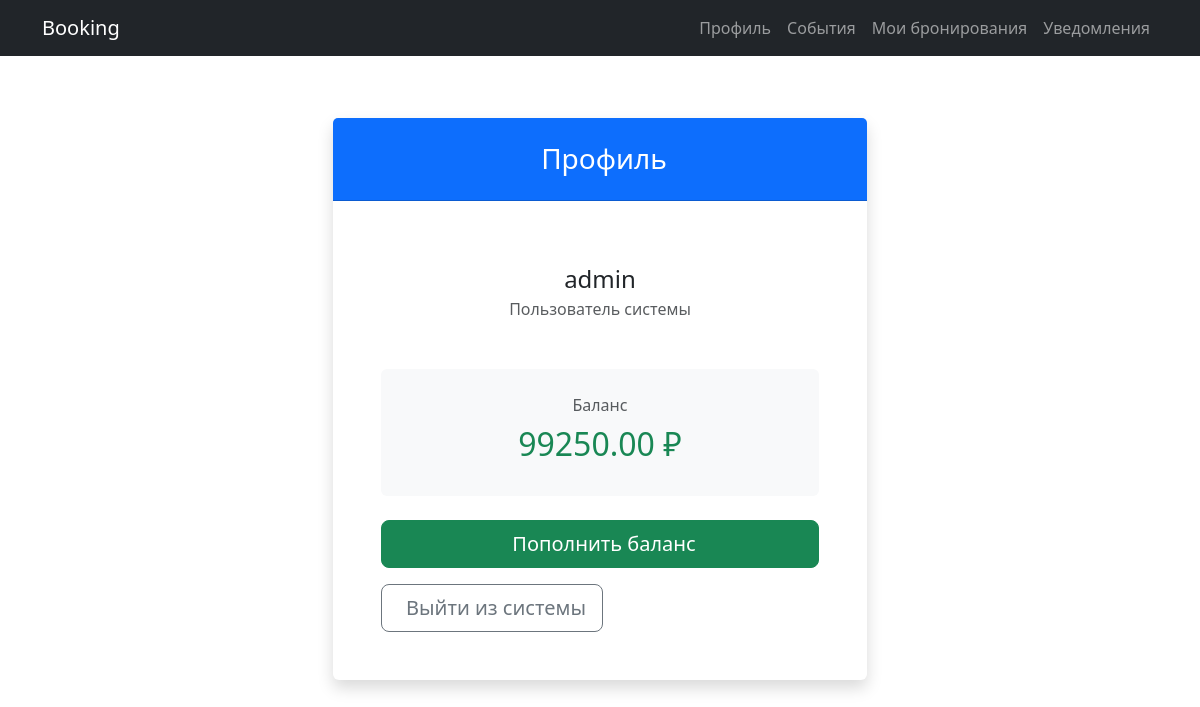
The page /profile/ (signed in) on the database as committed earlier.
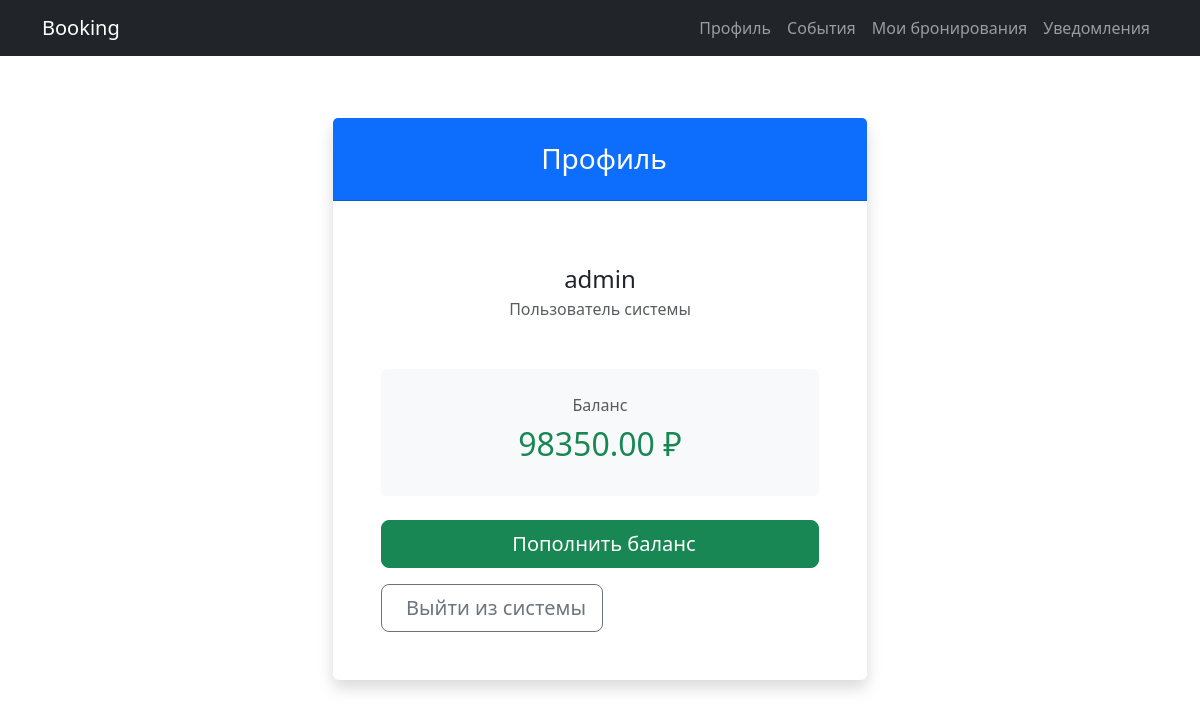
The same page on the database as committed later.
### events/models.py (models this page shows)
class UserProfile(models.Model):
    user = models.OneToOneField(User, on_delete=models.CASCADE, related_name="profile")
    balance = models.DecimalField(max_digits=10, decimal_places=2, default=0)

### events/views.py (the view)
# urls.py: path('profile/', views.profile_page, name='profile-page'),
def profile_page(request):
    if not request.user.is_authenticated:
        return redirect('/login/')  # если пользователь не залогинен
    profile, _ = UserProfile.objects.get_or_create(user=request.user)
    return render(request, 'templates/pages/profile.html', {'user': request.user, 'profile': profile})

### templates/templates/pages/profile.html (shortened to what this page needs)
{% extends "../base.html" %}
{% block content %}
<div class="container mt-5">
    <div class="row justify-content-center">
        <div class="col-md-6">
            <div class="card border-0 shadow">
                <div class="card-header bg-primary text-white text-center py-4">
                    <h3 class="mb-0">
                        Профиль
                    </h3>
                </div>
                <div class="card-body p-5">
                    <div class="text-center mb-5">
                        <h4 class="mb-1">{{ user.username }}</h4>
                        <p class="text-muted">Пользователь системы</p>
                    </div>
                    <div class="bg-light p-4 rounded mb-4 text-center">
                        <p class="text-muted mb-2">Баланс</p>
                        <h2 class="text-success">{{ profile.balance|floatformat:2 }} ₽</h2>
                    </div>
                    <div class="d-grid gap-3">
                        <a href="{% url 'payment-topup' %}" class="btn btn-success btn-lg">
                            Пополнить баланс
                        </a>
                        <form method="POST" action="{% url 'login' %}">
                            <button type="submit" class="btn btn-outline-secondary btn-lg">
                                Выйти из системы
                            </button>
                        </form>
                    </div>
                </div>
            </div>
        </div>
    </div>
</div>
{% endblock %}

Rows that differ between the two databases and show on the page:
changed UserProfile: balance "99250.00" → "98350.00"
